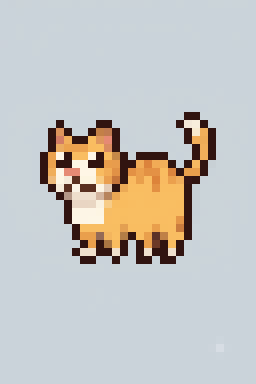
#> input picture original_assets/cat_modi_big.png, 256 x 384 px
$ python resize_png.py --path ../original_assets/cat_modi_big.png
#> lines starting #> are read from the running program, lines starting #| are printed output that depends on the picture
import argparse
from pathlib import Path
from PIL import Image

def resize_pixel_art(input_path: Path, output_path: Path, align: str = "original"):
    # 1. 이미지 열기 (RGBA 모드 보장)
#> called with align = 'original'
    img = Image.open(input_path).convert("RGBA")
#> img is the input picture: PIL image 256x384 RGBA; mean R, G, B, A 197.3, 196.8, 194.2, 255
    orig_w, orig_h = img.size
#> orig_w = 256; orig_h = 384

    # 2. 투명이 아닌 실제 그림 영역(바운딩 박스) 탐색
    bbox = img.getbbox()
#> bbox = (0, 0, 256, 384)
    if not bbox:
        img.save(output_path)
        return

    left, upper, right, lower = bbox
#> left = 0; upper = 0; right = 256; lower = 384
    cropped = img.crop(bbox)

    # 3. 8px -> 4px 축소 (가로/세로 0.5배, Nearest Neighbor 보간)
    new_w = max(1, cropped.width // 2)
#> new_w = 128
    new_h = max(1, cropped.height // 2)
#> new_h = 192
    resized_art = cropped.resize((new_w, new_h), resample=Image.Resampling.NEAREST)

    # 4. 원본과 동일한 크기의 투명 캔버스 생성
    result_canvas = Image.new("RGBA", (orig_w, orig_h), (0, 0, 0, 0))
#> result_canvas: PIL image 256x384 RGBA; every value is 0

    # 5. 위치 결정 후 합성
    if align == "center":
        paste_x = left + (cropped.width - new_w) // 2
        paste_y = upper + (cropped.height - new_h) // 2
    elif align == "canvas_center":
        paste_x = (orig_w - new_w) // 2
        paste_y = (orig_h - new_h) // 2
    else:
        paste_x = left
#> paste_x = 0
        paste_y = upper
#> paste_y = 0

    result_canvas.paste(resized_art, (paste_x, paste_y), mask=resized_art)
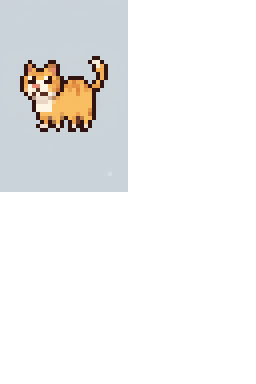
#> result_canvas: PIL image 256x384 RGBA; mean R, G, B, A 49.3, 49.2, 48.6, 63.8; transparent parts drawn white

    # 6. 저장
    result_canvas.save(output_path, "PNG")


def main():
    parser = argparse.ArgumentParser(description="Resize pixel art inside canvas.")
    parser.add_argument("-p", "--path", required=True, help="Input PNG file path")
    parser.add_argument(
        "--align",
        default="original",
        choices=["original", "center", "canvas_center"],
        help="Alignment mode for resized art (default: original)",
    )
    args = parser.parse_args()

    input_file = Path(args.path)
    if not input_file.is_file():
        raise FileNotFoundError(f"파일을 찾을 수 없습니다: {input_file}")

    # 동일한 디렉토리에 {기존이름}_resized.png 형태로 경로 생성
    output_file = input_file.with_stem(f"{input_file.stem}_resized")

    resize_pixel_art(input_file, output_file, align=args.align)
    print(f"변환 완료: {output_file}")


if __name__ == "__main__":
    main()
